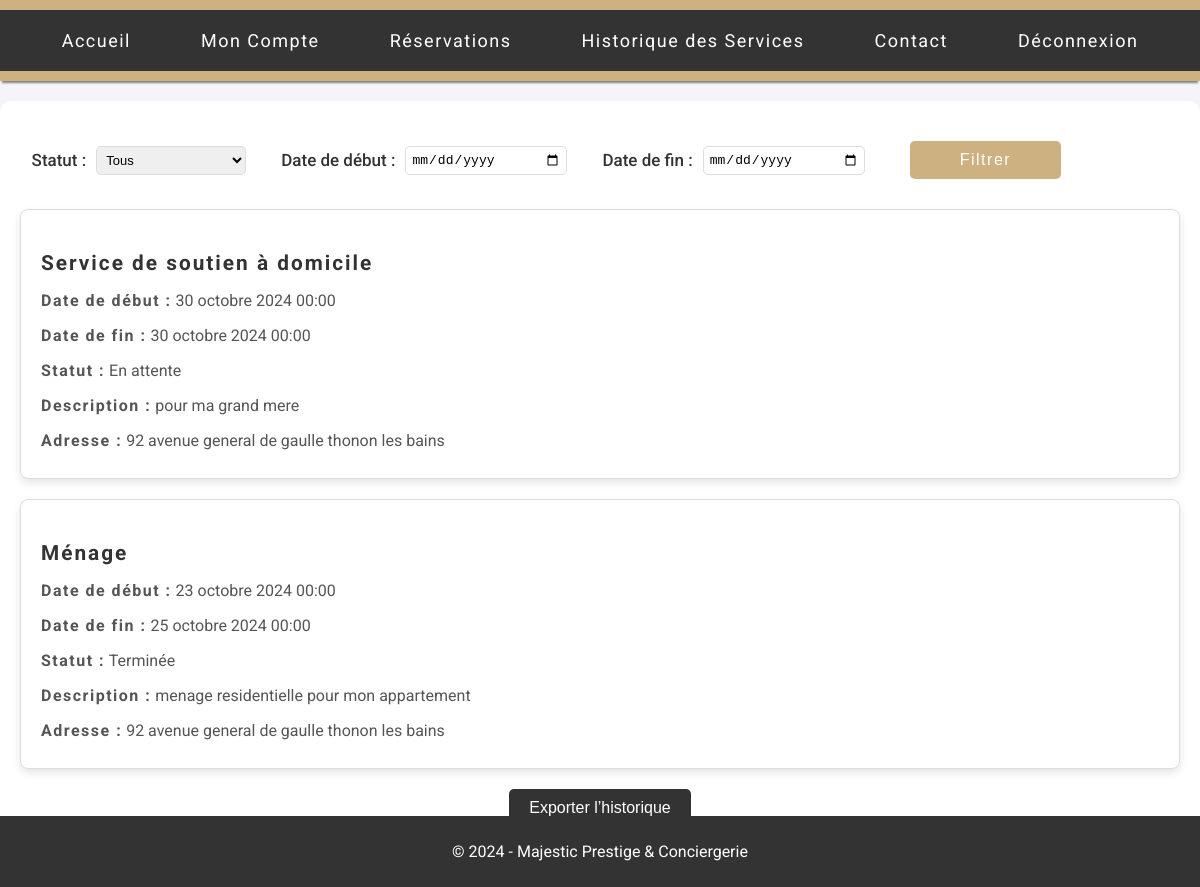
The app's page /historique-service/ (signed in), older data.
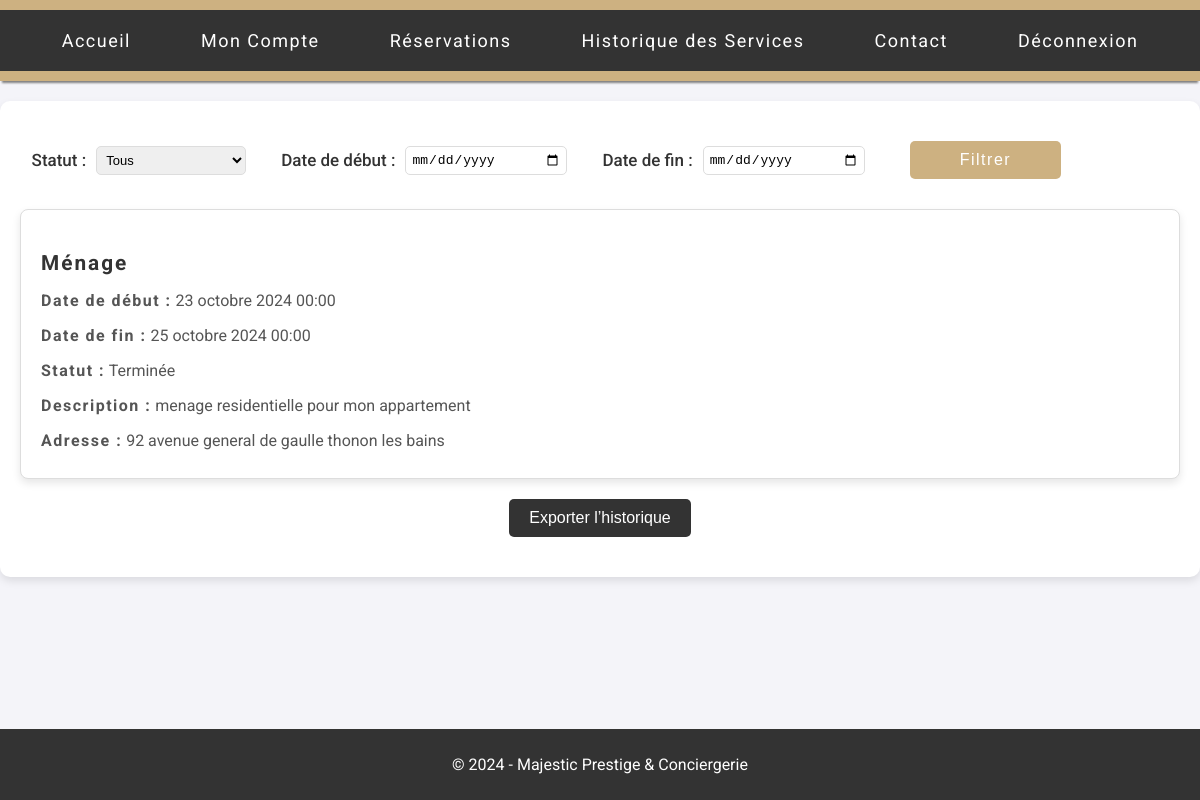
The same page, newer data.
### services/models.py (models this page shows, shortened)
class BaseModel(models.Model):
    created_at = models.DateTimeField(auto_now_add=True)
    id = models.AutoField(primary_key=True)
    class Meta:
        abstract = True  # Indique que cette classe ne doit pas créer de table dans la base

class Reservation(BaseModel):
    STATUS_CHOICES = [
        ('En attente', 'En attente'),
        ('Confirmée', 'Confirmée'),
        ('Annulée', 'Annulée'),
        ('Terminée', 'Terminée'),
    ]
    client = models.ForeignKey(Client, on_delete=models.CASCADE)
    client_address = models.CharField(max_length=100)
    service = models.ForeignKey(Service, on_delete=models.CASCADE)
    service_description = models.TextField()
    datetime_start = models.DateTimeField()
    datetime_end = models.DateTimeField()
    reservation_status = models.CharField(
        max_length=25,
        choices=STATUS_CHOICES,
        default='En attente'
    )

class Service(BaseModel):
    client = models.ForeignKey(Client, on_delete=models.CASCADE, default=1)
    service_name = models.CharField(max_length=50)
    service_description = models.TextField()
    date_service = models.DateTimeField(default=timezone.now)
    price = models.FloatField()
    image_path = models.CharField(max_length=255, blank=True, null=True)
    subservice1_name = models.CharField(max_length=50, blank=True, null=True)
    subservice1_description = models.TextField(blank=True, null=True)
    subservice2_name = models.CharField(max_length=50, blank=True, null=True)
    subservice2_description = models.TextField(blank=True, null=True)

### services/views.py (the view)
# urls.py: path('historique-service/', views.historique_service, name='historique_service'),
def historique_service(request):
    status_choices = [
        ('En attente', 'En attente'),
        ('Terminée', 'Terminée'),
        ('Annulée', 'Annulée'),
        ('Confirmée', 'Confirmée'),
    ]
    client = request.user.client
    reservations = Reservation.objects.filter(client=client)
    status = request.GET.get('status', '')
    date_start = request.GET.get('date_start')
    date_end = request.GET.get('date_end')
    if status:
        reservations = reservations.filter(reservation_status=status)
    if date_start:
        reservations = reservations.filter(datetime_start__gte=date_start)
    if date_end:
        reservations = reservations.filter(datetime_end__lte=date_end)
    reservations = reservations.order_by('-datetime_start')
    context = {
        'status_choices': status_choices,
        'reservations': reservations,
        'status': status,
        'date_start': date_start,
        'date_end': date_end,
    }
    return render(request, 'front_end/historique.html', context)

### services/templates/front_end/historique.html (shortened to what this page needs)
{% load static %}
<!DOCTYPE html>
<html lang="fr">
<head>
    <link rel="stylesheet" href="{% static 'css/historique.css' %}">
</head>
<body>
    <header>
        <nav>
            <ul>
                <li><a href="{% url 'accueil' %}">Accueil</a></li>
                <li><a href="{% url 'mon_compte' %}">Mon Compte</a></li>
                <li><a href="{% url 'dash_reservation' %}">Réservations</a></li>
                <li><a href="{% url 'historique_service' %}">Historique des Services</a></li>
                <li><a href="{% url 'contact' %}">Contact</a></li>
                <li><a href="{% url 'logout_user' %}">Déconnexion</a></li>
            </ul>
        </nav>
    </header>
    <main>
<form method="get" action="{% url 'historique_service' %}" class="form-group">
    <label for="status">Statut :</label>
    <select name="status" id="status">
        <option value="">Tous</option>
    </select>
    <label for="date_start">Date de début :</label>
    <input type="date" name="date_start" id="date_start" value="{{ request.GET.date_start }}">
    <label for="date_end">Date de fin :</label>
    <input type="date" name="date_end" id="date_end" value="{{ request.GET.date_end }}">
    <button type="submit" class="btn btn-primary">Filtrer</button>
</form>
<div class="reservation-list">
    {% if reservations %}
        {% for reservation in reservations %}
        <div class="reservation-card">
            <h3>{{ reservation.service.service_name }}</h3>
            <p><strong>Date de début :</strong> {{ reservation.datetime_start }}</p>
            <p><strong>Date de fin :</strong> {{ reservation.datetime_end }}</p>
            <p><strong>Statut :</strong> {{ reservation.get_reservation_status_display }}</p>
            <p><strong>Description :</strong> {{ reservation.service_description }}</p>
            <p><strong>Adresse :</strong> {{ reservation.client_address }}</p>
        </div>
        {% endfor %}
    {% else %}
        <p>Aucune réservation trouvée.</p>
    {% endif %}
</div>
            <a href="{% url 'exporter_historique' %}"><button class="btn btn-secondary">Exporter l’historique</button></a>
    </main>
    <footer>
        <p>&copy; 2024 - Majestic Prestige & Conciergerie</p>
    </footer>
</body>
</html>

### services/templates/static/css/historique.css (style rules this page uses)
body { font-family: 'Roboto', sans-serif; background-color: #f4f4f9; margin: 0; padding: 0; color: #333; }
header { background-color: #CDB181; color: white; padding: 10px 0; text-align: center; box-shadow: 0px 4px 2px -2px gray; }
nav { background-color: #333; display: flex; justify-content: center; padding: 10px; }
nav ul { list-style-type: none; margin: 0; padding: 0; display: flex; letter-spacing: 1.5px; }
nav ul li { margin: 0 15px; }
nav ul li a { color: white; text-decoration: none; font-size: 18px; padding: 10px 20px; display: block; border-radius: 5px; }
main { margin: 20px auto; padding: 20px; max-width: 1200px; background-color: white; border-radius: 10px; box-shadow: 0 4px 8px rgba(0, 0, 0, 0.1); }
footer { background-color: #333; color: white; text-align: center; padding: 10px 0; position: absolute; width: 100%; bottom: 0; }
.btn-secondary { display: block; margin: 20px auto; padding: 10px 20px; font-size: 16px; color: white; background-color: #333; border: none; border-radius: 5px; cursor: pointer; transition: background-color 0.3s; }
.reservation-list { display: flex; flex-direction: column; gap: 20px; margin-top: 30px; }
.reservation-card { background-color: #fff; border: 1px solid #ddd; border-radius: 8px; padding: 20px; box-shadow: 0 4px 8px rgba(0, 0, 0, 0.1); }
.reservation-card h3 { font-size: 1.3em; color: #333; margin-bottom: 10px; font-weight: bold; letter-spacing: 2px; }
strong { letter-spacing: 1.5px; }
.reservation-card p { font-size: 1em; color: #555; margin-bottom: 8px; }
form { display: flex; flex-wrap: wrap; gap: 20px; margin: 20px 1%; }
.form-group { display: flex; align-items: center; gap: 5px; }
form label { font-weight: 500; margin-right: 5px; font-size: 17px; }
form select, form input[type="date"] { padding: 5px; border: 1px solid #ddd; border-radius: 5px; font-size: 13px; min-width: 150px; margin-right: 30px; }
form button { padding: 10px 50px; background-color: #CDB181; color: white; border: none; border-radius: 5px; margin: 0 10px; cursor: pointer; font-size: 16px; letter-spacing: 1.5px; transition: background-color 0.3s; }
a { text-decoration: none; }

Row changes from the older to the newer data that the page shows:
removed Reservation: service.service_name "Service de soutien à domicile", datetime_start "30 octobre 2024 00:00", datetime_end "30 octobre 2024 00:00", reservation_status "En attente", service_description "pour ma grand mere", client_address "92 avenue general de gaulle thonon les bains"
